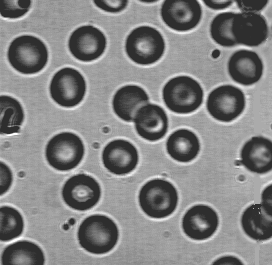
%> input picture Chapter 14/blood1.tif, 272 x 265 px
$ octave Ex14_8v3.m   (GNU Octave 9; MATLAB toolbox functions it lacks are replaced by stand-ins)
%> lines starting %> are read from the running program, lines starting %| are printed output that depends on the picture; in (x1, y1, x2, y2) boxes, pixels count from 0 and x2, y2 are one past the last pixel; in counts of white or black regions, pixels touching at a corner belong together; the program's own positions count from 1
% Example 14.8 and Figure 14.25 and 14.26
% Apply various edge detection schemes to the blood
%  cell image
%
clear all; close all;
[I map] = imread('blood1.tif');
%> I is the input picture: size 265x272 uint8; min 46, max 255, mean 129.8
%> map = []
if isempty(map);
    I = im2double(I);
%> I: size 265x272 double
else
    I = ind2gray(I, map);
end
%
% Apply the 5 filters to the cell image
[BW1,thresh1] = edge(I,'sobel',.13,'nothinning');
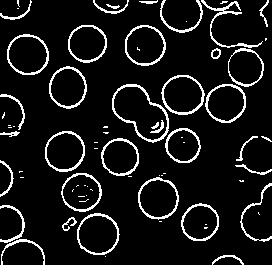
%> BW1: size 265x272 logical; 9.3% white in thin lines or dots
%> thresh1 = 0.13
[BW2,thresh2]=  edge(I,'roberts',.09,'nothinning');
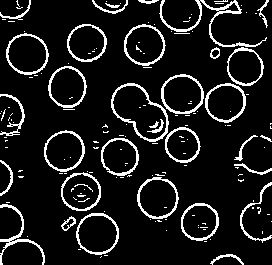
%> BW2: size 265x272 logical; 10.5% white in thin lines or dots
%> thresh2 = 0.09
[BW5,thresh3]= edge(I,'prewitt',.13,'nothinning');
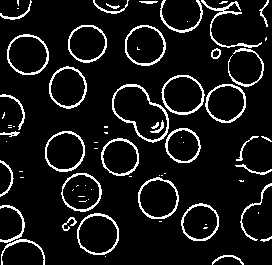
%> BW5: size 265x272 logical; 9.1% white in thin lines or dots
%> thresh3 = 0.13
[BW3,thresh4] = edge(I,'log',.004);
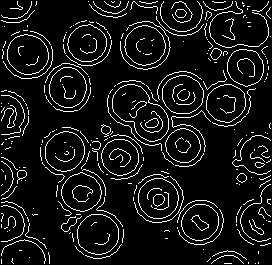
%> BW3: size 265x272 logical; 8.7% white in thin lines or dots
%> thresh4 = 0.004
[BW4,thresh5] = edge(I,'canny',[.04 .08]);
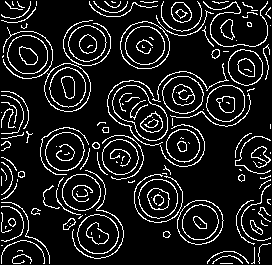
%> BW4: size 265x272 logical; 11.8% white in thin lines or dots
%> thresh5 = [0.04 0.08]
%
subplot(2,2,1);
imshow(I);
   title ('Original Image','FontSize',12);
subplot(2,2,2);
imshow(BW1);
   title ('Sobel Thresh: 0.13','FontSize',12);
subplot(2,2,3);
imshow(BW2);
   title ('Roberts thresh: 0.09','FontSize',12);
subplot(2,2,4);
imshow(BW5);
   title ('Prewitt Thresh: 0.13','FontSize',12);
   figure;
   subplot(1,2,1)
imshow(BW3);
   title ('Log Thresh: 0.004','FontSize',12);
subplot(1,2,2);
imshow(BW4);
   title ('Canny Thresh 0.4, 0.8','FontSize',12);

$ run again, with Chapter 14/bacteria.tif copied over Chapter 14/blood1.tif
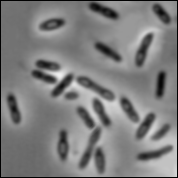
%> input picture Chapter 14/bacteria.tif, 178 x 178 px
%> I is the input picture: size 178x178 uint8; min 0, max 239, mean 125.8
%> map = []
%> I: size 178x178 double
%> `[BW1,thresh1] = edge(I,'sobel',.13,'nothinning');`:
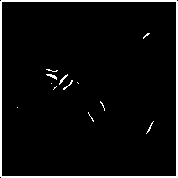
%> BW1: size 178x178 logical; 4.9% white; 13 white regions (8 under 20 px), largest, box (x1, y1, x2, y2) and area: (0, 0, 178, 178) 1405, (46, 74, 57, 80) 29, (59, 74, 68, 85) 27, (63, 80, 73, 90) 22, (146, 121, 154, 134) 20
%> thresh1 = 0.13
%> BW2: size 178x178 logical; 3.1% white in thin lines or dots
%> thresh2 = 0.09
%> BW5: size 178x178 logical; 4.9% white; 12 white regions (8 under 20 px), largest, box (x1, y1, x2, y2) and area: (0, 0, 178, 178) 1405, (46, 74, 57, 80) 27, (59, 74, 68, 85) 26, (63, 80, 73, 90) 21
%> thresh3 = 0.13
%> BW3: size 178x178 logical; 6.7% white in thin lines or dots
%> thresh4 = 0.004
%> `[BW4,thresh5] = edge(I,'canny',[.04 .08]);`:
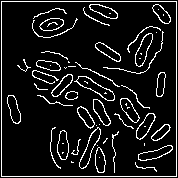
%> BW4: size 178x178 logical; 9.8% white in thin lines or dots
%> thresh5 = [0.04 0.08]

$ run again, with Chapter 14/bonemarr.tif copied over Chapter 14/blood1.tif
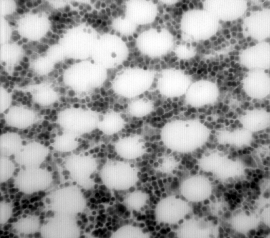
%> input picture Chapter 14/bonemarr.tif, 270 x 238 px
%> I is the input picture: size 238x270 uint8; min 0, max 254, mean 157.7
%> map = []
%> I: size 238x270 double
%> `[BW1,thresh1] = edge(I,'sobel',.13,'nothinning');`:
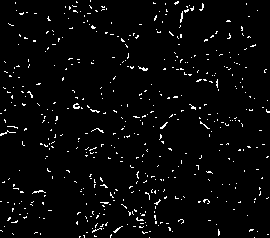
%> BW1: size 238x270 logical; 3.1% white in thin lines or dots
%> thresh1 = 0.13
%> BW2: size 238x270 logical; 7.9% white in thin lines or dots
%> thresh2 = 0.09
%> BW5: size 238x270 logical; 2.7% white in thin lines or dots
%> thresh3 = 0.13
%> BW3: size 238x270 logical; 12.1% white in thin lines or dots
%> thresh4 = 0.004
%> `[BW4,thresh5] = edge(I,'canny',[.04 .08]);`:
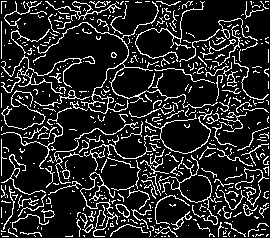
%> BW4: size 238x270 logical; 15.4% white in thin lines or dots
%> thresh5 = [0.04 0.08]
